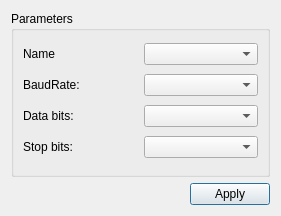
<?xml version="1.0" encoding="UTF-8"?>
<ui version="4.0">
 <class>SettingsDialog</class>
 <widget class="QDialog" name="SettingsDialog">
  <property name="geometry">
   <rect>
    <x>0</x>
    <y>0</y>
    <width>281</width>
    <height>216</height>
   </rect>
  </property>
  <property name="windowTitle">
   <string>Settings</string>
  </property>
  <layout class="QGridLayout" name="gridLayout_3">
   <item row="1" column="0" colspan="2">
    <layout class="QHBoxLayout" name="horizontalLayout">
     <item>
      <widget class="QGroupBox" name="parametersBox">
       <property name="title">
        <string>Parameters</string>
       </property>
       <layout class="QGridLayout" name="gridLayout_2">
        <item row="1" column="1">
         <widget class="QComboBox" name="baudRateBox"/>
        </item>
        <item row="3" column="1">
         <widget class="QComboBox" name="stopBitsBox"/>
        </item>
        <item row="3" column="0">
         <widget class="QLabel" name="stopBitsLabel">
          <property name="text">
           <string>Stop bits:</string>
          </property>
         </widget>
        </item>
        <item row="2" column="1">
         <widget class="QComboBox" name="dataBitsBox"/>
        </item>
        <item row="1" column="0">
         <widget class="QLabel" name="baudRateLabel">
          <property name="text">
           <string>BaudRate:</string>
          </property>
         </widget>
        </item>
        <item row="0" column="1">
         <widget class="QComboBox" name="serialPortInfoListBox"/>
        </item>
        <item row="2" column="0">
         <widget class="QLabel" name="dataBitsLabel">
          <property name="text">
           <string>Data bits:</string>
          </property>
         </widget>
        </item>
        <item row="0" column="0">
         <widget class="QLabel" name="label">
          <property name="text">
           <string>Name</string>
          </property>
         </widget>
        </item>
       </layout>
      </widget>
     </item>
    </layout>
   </item>
   <item row="2" column="0">
    <spacer name="horizontalSpacer">
     <property name="orientation">
      <enum>Qt::Horizontal</enum>
     </property>
     <property name="sizeHint" stdset="0">
      <size>
       <width>96</width>
       <height>20</height>
      </size>
     </property>
    </spacer>
   </item>
   <item row="2" column="1">
    <widget class="QPushButton" name="applyButton">
     <property name="text">
      <string>Apply</string>
     </property>
    </widget>
   </item>
  </layout>
 </widget>
 <resources/>
 <connections/>
</ui>
